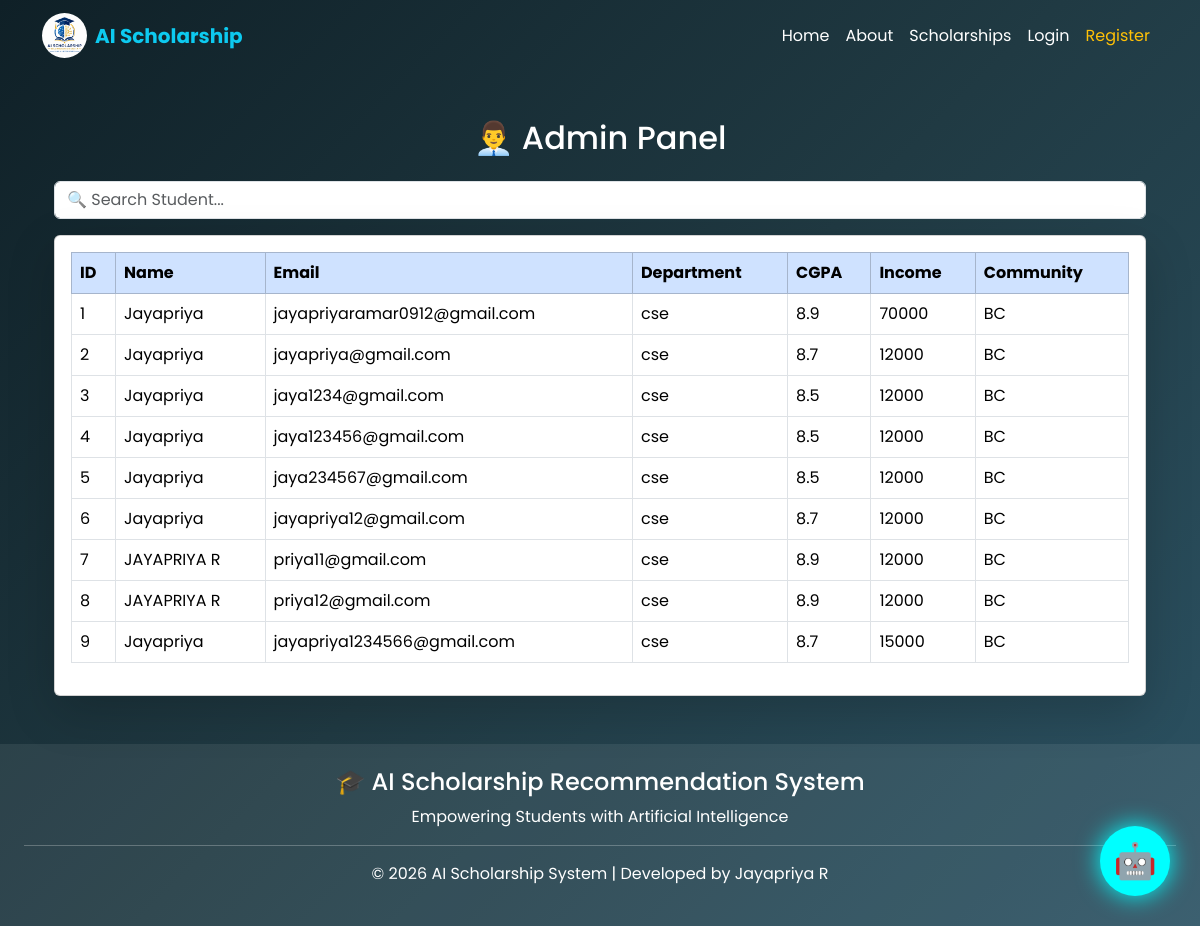
The page /admin on the database its author committed.
### tables this page shows
CREATE TABLE students(
    id INTEGER PRIMARY KEY AUTOINCREMENT,
    fullname TEXT,
    email TEXT UNIQUE,
    password TEXT,
    department TEXT,
    year TEXT,
    cgpa REAL,
    income INTEGER,
    community TEXT
);

### app.py (the view)
@app.route('/admin')
def admin():
    conn = sqlite3.connect("database/scholarship.db")
    cursor = conn.cursor()
    cursor.execute("SELECT * FROM students")
    students = cursor.fetchall()
    conn.close()
    return render_template(
        "admin.html",
        students=students
    )

### templates/admin.html (shortened to what this page needs)
{% extends "base.html" %}
{% block content %}
<div class="container mt-5">
<h2 class="text-center text-white mb-4">
👨‍💼 Admin Panel
</h2>
<input
type="text"
id="searchInput"
class="form-control mb-3"
placeholder="🔍 Search Student...">
<div class="card shadow-lg">
<div class="card-body">
<table class="table table-bordered table-hover">
<thead class="table-primary">
<tr>
<th>ID</th>
<th>Name</th>
<th>Email</th>
<th>Department</th>
<th>CGPA</th>
<th>Income</th>
<th>Community</th>
</tr>
</thead>
<tbody>
{% for student in students %}
<tr>
<td>{{ student[0] }}</td>
<td>{{ student[1] }}</td>
<td>{{ student[2] }}</td>
<td>{{ student[4] }}</td>
<td>{{ student[6] }}</td>
<td>{{ student[7] }}</td>
<td>{{ student[8] }}</td>
</tr>
{% endfor %}
</tbody>
</table>
</div>
</div>
</div>
{% endblock %}

### templates/base.html (shortened to what this page needs)
<!DOCTYPE html>
<html lang="en">
<head>
    <link rel="stylesheet" href="{{ url_for('static', filename='css/style.css') }}">
</head>
    <link href="https://cdn.jsdelivr.net/npm/bootstrap@5.3.3/dist/css/bootstrap.min.css" rel="stylesheet">
    <link href="https://unpkg.com/aos@2.3.4/dist/aos.css" rel="stylesheet">
    <link rel="stylesheet" href="{{ url_for('static', filename='css/style.css') }}">
</head>
<body>
<div class="bg-animation">
</div>
<nav class="navbar navbar-expand-lg navbar-dark bg-transparent">
<div class="container">
<a class="navbar-brand d-flex align-items-center fw-bold text-info" href="/">
    <img src="{{ url_for('static', filename='images/logo.png') }}"
         alt="AI Scholarship Logo"
         width="45"
         height="45"
         class="me-2 rounded-circle">
    AI Scholarship
</a>
<div class="collapse navbar-collapse" id="navbarNav">
<ul class="navbar-nav ms-auto">
<li class="nav-item">
<a class="nav-link text-white" href="/">
Home
</a>
</li>
<li class="nav-item">
<a class="nav-link text-white" href="/about">
About
</a>
</li>
<li class="nav-item">
<a class="nav-link text-white" href="/scholarships">
Scholarships
</a>
</li>
<li class="nav-item">
<a class="nav-link text-white" href="/login">
Login
</a>
</li>
<li class="nav-item">
<a class="nav-link text-warning" href="/register">
Register
</a>
</li>
</ul>
</div>
</div>
</nav>
<div class="container">
{% block content %}
{% endblock %}
</div>
<a href="/login"
style="
position:fixed;
right:30px;
bottom:30px;
width:70px;
height:70px;
border-radius:50%;
background:cyan;
display:flex;
justify-content:center;
align-items:center;
font-size:35px;
text-decoration:none;
box-shadow:0 0 25px cyan;
z-index:999;">
🤖
</a>
<footer class="text-center text-white mt-5 p-4" style="background:rgba(255,255,255,0.08);">
    <h4>🎓 AI Scholarship Recommendation System</h4>
    <p>
        Empowering Students with Artificial Intelligence
    </p>
    <hr class="bg-light">
    <p>
        © 2026 AI Scholarship System | Developed by Jayapriya R
    </p>
</footer>
</body>
</html>

### static/css/style.css (style rules this page uses)
* { margin:0; padding:0; box-sizing:border-box; }
body { font-family:'Poppins',sans-serif; background:linear-gradient(135deg,#0f2027,#203a43,#2c5364); overflow-x:hidden; }
.bg-animation { position:fixed; top:0; left:0; width:100%; height:100%; overflow:hidden; z-index:-2; }

### rows shown on the page
students: id "1", fullname "Jayapriya", email "jayapriyaramar0912@gmail.com", department "cse", cgpa "8.9", income "70000", community "BC"
students: id "2", fullname "Jayapriya", email "jayapriya@gmail.com", department "cse", cgpa "8.7", income "12000", community "BC"
students: id "3", fullname "Jayapriya", email "jaya1234@gmail.com", department "cse", cgpa "8.5", income "12000", community "BC"
students: id "4", fullname "Jayapriya", email "jaya123456@gmail.com", department "cse", cgpa "8.5", income "12000", community "BC"
students: id "5", fullname "Jayapriya", email "jaya234567@gmail.com", department "cse", cgpa "8.5", income "12000", community "BC"
students: id "6", fullname "Jayapriya", email "jayapriya12@gmail.com", department "cse", cgpa "8.7", income "12000", community "BC"
students: id "7", fullname "JAYAPRIYA R", email "priya11@gmail.com", department "cse", cgpa "8.9", income "12000", community "BC"
students: id "8", fullname "JAYAPRIYA R", email "priya12@gmail.com", department "cse", cgpa "8.9", income "12000", community "BC"
students: id "9", fullname "Jayapriya", email "jayapriya1234566@gmail.com", department "cse", cgpa "8.7", income "15000", community "BC"
